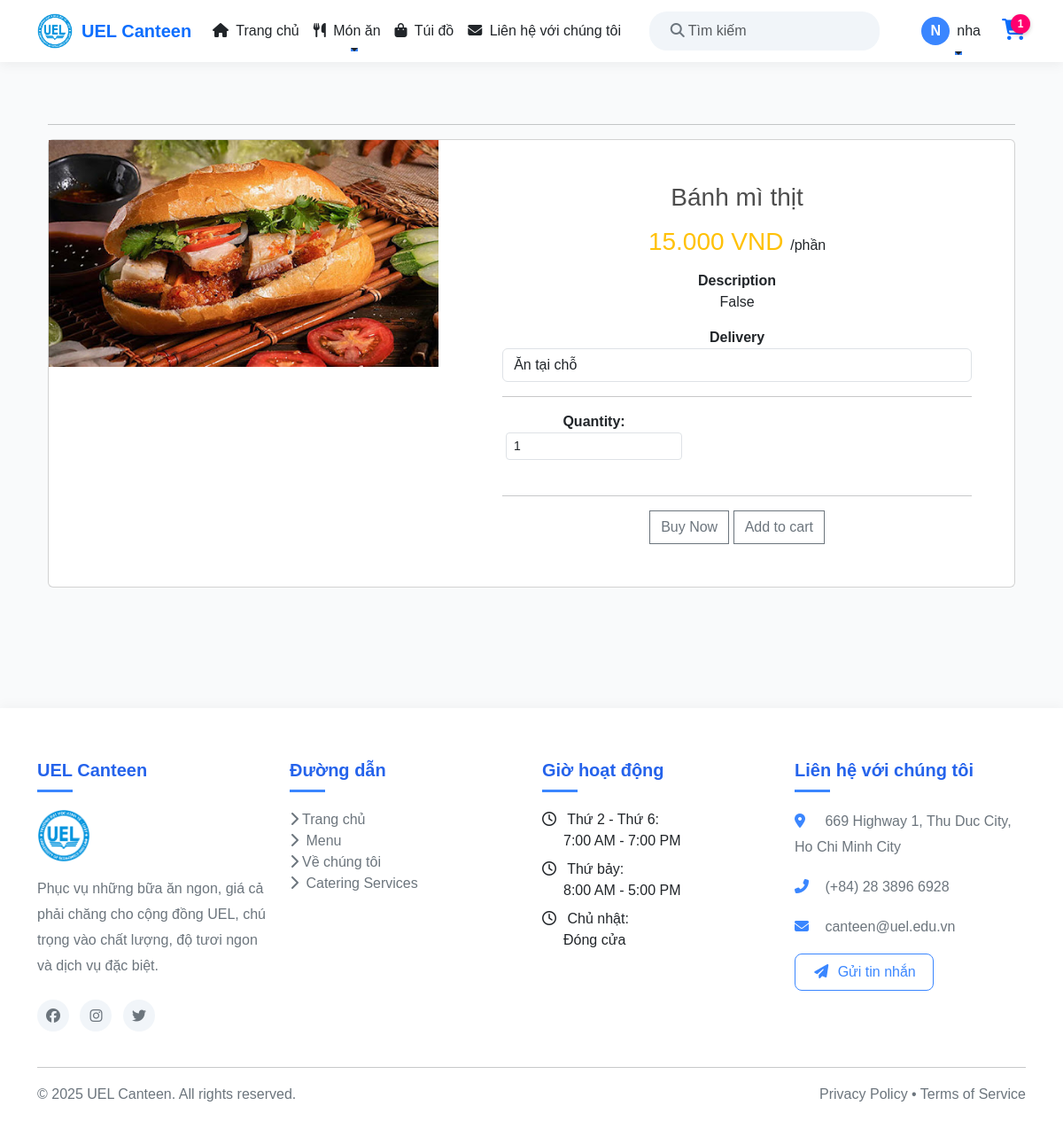
The page /detail/?id=1 (signed in) on the database its author committed.
### app/models.py (models this page shows, shortened)
class Product(models.Model):
    category = models.ManyToManyField(Category,related_name='product')
    name = models.CharField(max_length=5000,null=True)
    price = models.FloatField()
    digital = models.BooleanField(default=False,null=True,blank=False)
    image = models.ImageField(upload_to='images/',null=True,blank=True)
    detail =models.TextField(default=False,null=True,blank=True)
    @property
    def ImageURL(self):
        try:
            url = self.image.url
        except:
            url = ''
        return url

### app/views.py (the view)
# urls.py: path('detail/', views.detail, name='detail'),
def detail(request):
    if request.user.is_authenticated:
        customer = request.user
        order, created = Order.objects.get_or_create(customer = customer,complete = False)
        items = order.orderitem_set.all()
        cartItems = order.get_cart_items
        user_not_login="hidden"
        user_login = "show"
    else:
        items = []
        order = {'get_cart_items': 0, 'get_cart_total': 0}
        cartItems = order.get_cart_items
        user_not_login= "show"
        user_login = "hidden"
    id = request.GET.get('id','')
    products = Product.objects.filter(id=id)
    categories = Category.objects.filter(is_sub = False)
    active_category = request.GET.get('category','')
    context= {'products':products,' categories': categories,'items':items,'order':order,'cartItems':cartItems,'user_not_login':user_not_login,'user_login':user_login}
    return render(request,'app/detail.html',context)

### app/models.py (called while the page is built)
    @property
    def get_cart_items(self):
        orderitems = self.orderitem_set.all()
        total = sum([item.quantity for item in orderitems])
        return total

### app/templates/app/detail.html (shortened to what this page needs)
{% extends 'app/base.html' %}
{% load static %}
    {% block register %}
    <div class="container">
        <br>
        <hr>
        {% for product in products %}
        <div class="card mb-4">
            <div class="row">
                <aside class="col-sm-5 border-right d-flex justify-content-center">
                    <article class="gallery-wrap">
                        <div class="img-big-wrap">
                            <div> <a href="#"><img src="{{ product.ImageURL }}" alt="{{ product.name }}" class="img-fluid"></a></div>
                        </div>
                    </article>
                </aside>
                <aside class="col-sm-7">
                    <article class="card-body p-5 text-center">
                        <h3 class="title mb-3">{{ product.name }}</h3>
                        <p class="price-detail-wrap">
                            <span class="price h3 text-warning">
                                <span class="num">{{ product.price }}00 VND</span>
                            </span>
                            <span>/phần </span>
                        </p>
                        <dl class="item-property">
                            <dt>Description</dt>
                            <dd><p class='about'>{{ product.detail }}</p></dd>
                        </dl>
                        <dl class="param param-feature">
                            <dt>Delivery</dt>
                            <dd>
                                <select class="form-control">
                                    <option value="dine_in">Ăn tại chỗ</option>
                                </select>
                            </dd>
                        </dl>
                        <hr>
                        <div class="row align-items-center">
                            <div class="col-sm-5 d-flex justify-content-center">
                                <dl class="param param-inline text-center">
                                    <dt>Quantity: </dt>
                                    <dd>
                                        <input type="number" class="form-control form-control-sm" min="1" value="1" ;">
                                    </dd>
                                </dl>
                            </div>
                            <div class="col-sm-7">
                            </div>
                        </div>
                        <hr>
                        <div class="text-center">
                            <button data-product="{{ product.id }}" data-action="add" class="btn btn-outline-secondary add-btn update-cart">Buy Now</button>
                            <button data-product="{{ product.id }}" data-action="add" class="btn btn-outline-secondary add-btn update-cart">Add to cart</button>
                        </div>
                    </article>
                </aside>
            </div>
        </div>
        {% endfor %}
    </div>
    <br><br>
    {% endblock register %}

### app/templates/app/base.html (shortened to what this page needs)
{% load static %}
<!DOCTYPE html>
<html lang="en">
<head>
    <link href="https://cdn.jsdelivr.net/npm/bootstrap@5.3.3/dist/css/bootstrap.min.css" rel="stylesheet">
    <link href="{% static 'app/css/style.css' %}" rel="stylesheet">
    <link href="{% static 'app/css/main.css' %}" rel="stylesheet">
    <link href="{% static 'app/css/owl.carousel.min.css' %}" rel="stylesheet">
    <link rel="stylesheet" href="https://cdnjs.cloudflare.com/ajax/libs/font-awesome/6.5.1/css/all.min.css">
</head>
<body>
    <nav class="navbar navbar-expand-lg fixed-top">
        <div class="container">
            <a class="navbar-brand" href="{% url 'home' %}">
                <img src="{% static 'images/images/logo.png' %}" alt="Logo">
                <span class="fw-bold text-primary">UEL Canteen</span>
            </a>
            <div class="collapse navbar-collapse" id="navbarNav">
                <ul class="navbar-nav me-auto">
                    <li class="nav-item">
                        <a class="nav-link {% if request.path == '/' %}active{% endif %}" href="{% url 'home' %}">
                            <i class="fas fa-home me-1"></i> Trang chủ
                        </a>
                    </li>
                    <li class="nav-item dropdown">
                        <a class="nav-link dropdown-toggle" href="#" data-bs-toggle="dropdown">
                            <i class="fas fa-utensils me-1"></i> Món ăn
                        </a>
                    </li>
                    <li class="nav-item">
                        <a class="nav-link {% if 'cart' in request.path %}active{% endif %}" href="{% url 'cart' %}">
                            <i class="fas fa-shopping-bag me-1"></i> Túi đồ
                        </a>
                    </li>
                    <li class="nav-item">
                        <a class="nav-link {% if 'contact' in request.path %}active{% endif %}" href="{% url 'contact' %}">
                            <i class="fas fa-envelope me-1"></i> Liên hệ với chúng tôi
                        </a>
                    </li>
                </ul>
                <div class="search-bar me-3">
                    <form class="d-flex" method="POST" action="{% url 'search' %}">
                        <input type="search" class="    form-control" placeholder=" Tìm kiếm" name="  searched">
                        <button class="btn" type="submit">
                            <i class="fas fa-search"></i>
                        </button>
                    </form>
                </div>
                <ul class="navbar-nav ms-auto">
                    {% if request.user.is_authenticated %}
                        <li class="nav-item dropdown">
                            <a class="nav-link dropdown-toggle user-profile" href="#" data-bs-toggle="dropdown">
                                <div class="user-avatar">{{ request.user.username.0 }}</div>
                                <span>{{ request.user.username }}</span>
                            </a>
                        </li>
                    {% endif %}
                </ul>
                <a href="{% url 'cart' %}" class="ms-3 cart-container">
                    <span class="cart-badge">{{ cartItems }}</span>
                </a>
            </div>
        </div>
    </nav>
    <div class="container main-container mt-4">
        {% block register %}{% endblock register %}
    </div>
    <footer>
        <div class="container">
            <div class="row">
                <div class="col-lg-3 col-md-6 mb-4">
                    <h5>UEL Canteen</h5>
                    <img src="{% static 'images/images/logo.png' %}" alt="Logo" class="mb-3" width="60">
                    <p>Phục vụ những bữa ăn ngon, giá cả phải chăng cho cộng đồng UEL, chú trọng vào chất lượng, độ tươi ngon và dịch vụ đặc biệt.</p>
                    <div class="footer-icons">
                        <a href="#"><i class="fab fa-facebook"></i></a>
                        <a href="#"><i class="fab fa-instagram"></i></a>
                        <a href="#"><i class="fab fa-twitter"></i></a>
                    </div>
                </div>
                <div class="col-lg-3 col-md-6 mb-4">
                    <h5>Đường dẫn </h5>
                    <ul class="list-unstyled">
                        <li><a href="{% url 'home' %}"><i class="fas fa-chevron-right me-1"></i>Trang chủ </a></li>
                        <li><a href="{% url 'category' %}"><i class="fas fa-chevron-right me-1"></i> Menu </a></li>
                        <li><a href="#"><i class="fas fa-chevron-right me-1"></i>Về chúng tôi </a></li>
                        <li><a href="#"><i class="fas fa-chevron-right me-1"></i> Catering Services</a></li>
                    </ul>
                </div>
                <div class="col-lg-3 col-md-6 mb-4">
                    <h5>Giờ hoạt động </h5>
                    <ul class="list-unstyled">
                        <li><i class="far fa-clock me-2"></i> Thứ 2 - Thứ 6:<br><span class="ms-4">7:00 AM - 7:00 PM</span></li>
                        <li class="mt-2"><i class="far fa-clock me-2"></i> Thứ bảy:<br><span class="ms-4">8:00 AM - 5:00 PM</span></li>
                        <li class="mt-2"><i class="far fa-clock me-2"></i> Chủ nhật:<br><span class="ms-4">Đóng cửa</span></li>
                    </ul>
                </div>
                <div class="col-lg-3 col-md-6 mb-4 footer-contact">
                    <h5>Liên hệ với chúng tôi</h5>
                    <p><i class="fas fa-map-marker-alt"></i> 669 Highway 1, Thu Duc City, Ho Chi Minh City</p>
                    <p><i class="fas fa-phone-alt"></i> (+84) 28 3896 6928</p>
                    <p><i class="fas fa-envelope"></i> canteen@uel.edu.vn</p>
                    <div class="mt-3">
                        <a href="#" class="btn btn-outline-primary">
                            <i class="fas fa-paper-plane me-1"></i> Gửi tin nhắn
                        </a>
                    </div>
                </div>
            </div>
            <hr>
            <div class="d-flex flex-column flex-md-row justify-content-between align-items-center">
                <p class="mb-2 mb-md-0">© 2025 UEL Canteen. All rights reserved.</p>
                <p class="mb-0"><a href="#">Privacy Policy</a> • <a href="#">Terms of Service</a></p>
            </div>
        </div>
    </footer>
    <link rel="stylesheet" href="https://cdnjs.cloudflare.com/ajax/libs/OwlCarousel2/2.3.4/assets/owl.carousel.min.css">
    <link rel="stylesheet" href="https://cdnjs.cloudflare.com/ajax/libs/OwlCarousel2/2.3.4/assets/owl.theme.default.min.css">
</body>
</html>

### app/static/app/css/main.css (style rules this page uses)
body { background-color: hsl(0, 0%, 98%); }
h1,h2,h3,h4,h5,h6 { color:hsl(0, 0%, 30%); }
.col-lg-3, .col-lg-4, .col-lg-6, .col-lg-8, .col-lg-12 { margin-top: 10px; }
.btn { border-radius: 0; }

### app/templates/app/base.html (style rules this page uses)
:root { --primary: #3a86ff; --primary-dark: #2563eb; --secondary: #ff006e; --light: #f8f9fa; --dark: #212529; --gray: #6c757d; --success: #10b981; --warning: #fbbf24; --danger: #ef4444; }
body { background-color: #f9fafb; font-family: 'Poppins', sans-serif; padding-top: 76px; }
.navbar { background-color: white; box-shadow: 0 4px 12px rgba(0, 0, 0, 0.05); padding: 0.5rem 1rem; }
.navbar-brand { display: flex; align-items: center; }
.navbar-brand img { width: 40px; height: 40px; margin-right: 10px; transition: transform 0.3s; }
.nav-link { color: var(--dark); font-weight: 500; padding: 0.7rem 1rem; position: relative; transition: all 0.3s; }
.nav-link::after { content: ''; position: absolute; width: 0; height: 2px; bottom: 0; left: 50%; background-color: var(--primary); transition: all 0.3s; }
.search-bar { position: relative; }
.search-bar input { background-color: #f1f5f9; border: none; border-radius: 20px; padding: 10px 20px 10px 40px; width: 260px; transition: all 0.3s; }
.search-bar button { background-color: transparent; border: none; position: absolute; left: 12px; top: 50%; transform: translateY(-50%); color: var(--gray); }
.cart-container { position: relative; transition: transform 0.2s; }
.cart-badge { position: absolute; top: -5px; right: -5px; background-color: var(--secondary); color: white; font-size: 12px; font-weight: bold; border-radius: 50%; width: 22px; height: 22px; display: flex; align-items: center; justify-content: center; box-shadow: 0 2px 5px rgba(0, 0, 0, 0.2); transition: transform 0.2s; }
.user-profile { display: flex; align-items: center; gap: 8px; }
.user-avatar { width: 32px; height: 32px; background-color: var(--primary); color: white; display: flex; align-items: center; justify-content: center; border-radius: 50%; font-weight: bold; text-transform: uppercase; }
footer { background-color: white; box-shadow: 0 -4px 12px rgba(0, 0, 0, 0.03); color: var(--dark); padding: 3rem 0 1.5rem; margin-top: 4rem; }
footer h5 { color: var(--primary-dark); font-weight: 600; margin-bottom: 1.2rem; position: relative; padding-bottom: 0.8rem; }
footer h5::after { content: ''; position: absolute; width: 40px; height: 3px; background-color: var(--primary); bottom: 0; left: 0; }
footer a { color: var(--gray); text-decoration: none; transition: all 0.2s; }
footer p { color: var(--gray); line-height: 1.8; }
.footer-icons { margin-top: 1.5rem; }
.footer-icons i { background-color: #f1f5f9; color: var(--gray); width: 36px; height: 36px; border-radius: 50%; display: inline-flex; align-items: center; justify-content: center; margin-right: 8px; transition: all 0.3s; }
.footer-contact i { color: var(--primary); width: 20px; margin-right: 10px; }
.main-container { min-height: calc(100vh - 400px); }
.btn-outline-primary { color: var(--primary); border-color: var(--primary); border-radius: 8px; padding: 0.5rem 1.2rem; transition: all 0.3s; }

### rows shown on the page
Product: ImageURL (picture), name "Bánh mì thịt", price "15.0", detail "False"

### other values the page prints
{{ request.user.username.0 }} "N"
{{ request.user.username }} "nha"
{{ cartItems }} "1"
